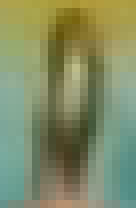
#> input picture Images/templates/template16.png, 17 x 26 px, found by its file name (shown 8 times larger)
$ python rotate_and_scale.py
#> lines starting #> are read from the running program, lines starting #| are printed output that depends on the picture
from PIL import Image


im = Image.open('templates/template16.png')
#> im is the input picture: PIL image 17x26 RGBA; mean R, G, B, A 129.8, 140.3, 100.9, 255
#rotate
angles = [-90,-60,-30,0,30,60,90] #angles de rotation
scales = [1, 0.9,0.8,0.7,0.6,0.5] #coefficient de downsampling

k=1 #numero de l image
for theta in angles :
    for scale in scales :
        rotate_template = im.rotate(theta)
        rows, cols= rotate_template.size
        rotate_scale_template=rotate_template.resize( (int(scale*cols), int(scale*rows)))
        rotate_scale_template.save('rotate_scale/rotated_scaled'+str(k)+'.png')
        k=k+1
#> this loop made 7 passes
#> pass 1, `rotate_scale_template.save('rotate_scale/rotated_scaled'+str(k)+'.png')`:
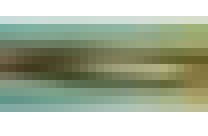
#> saved as rotated_scaled1.png: PIL image 26x17 RGBA (shown 8 times larger); mean R, G, B, A 87.7, 99.9, 77.8, 166.7; transparent parts drawn white
#> pass 2, `rotate_scale_template.save('rotate_scale/rotated_scaled'+str(k)+'.png')`:
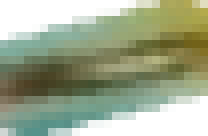
#> saved as rotated_scaled7.png: PIL image 26x17 RGBA (shown 8 times larger); mean R, G, B, A 102.1, 114.8, 86.3, 189.2; transparent parts drawn white
#> after the loop, k = 43
